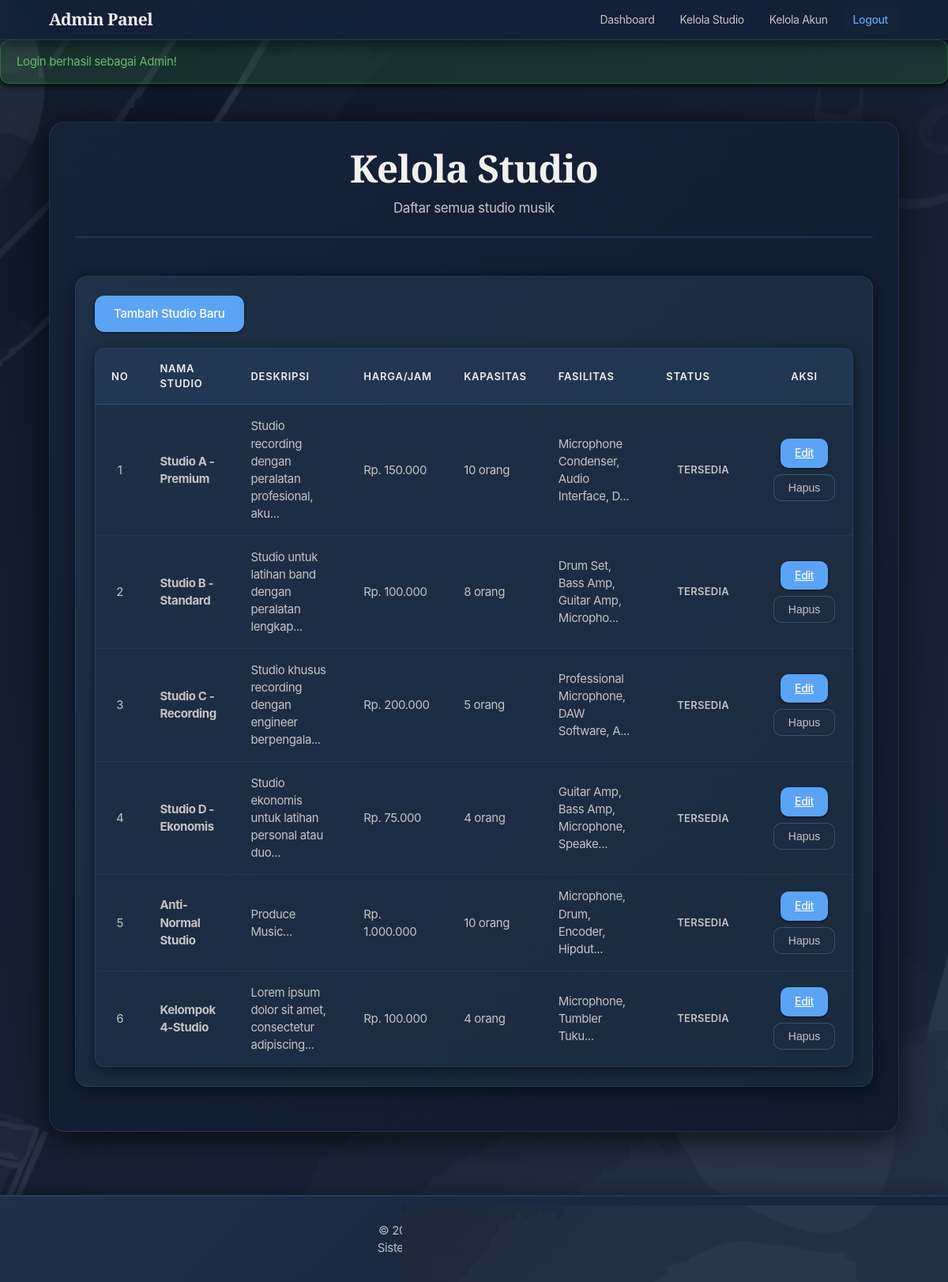
Page /public/index.php?url=admin/studios (signed in) on the committed database.
### tables this page shows
CREATE TABLE `studios` (
  `id_studio` int(11) NOT NULL,
  `nama_studio` varchar(100) NOT NULL,
  `deskripsi` text DEFAULT NULL,
  `harga_per_jam` decimal(10,2) NOT NULL,
  `fasilitas` text DEFAULT NULL,
  `kapasitas` int(11) NOT NULL,
  `gambar` varchar(255) DEFAULT NULL,
  `status_ketersediaan` enum('Tersedia','Tidak Tersedia') DEFAULT 'Tersedia',
  `created_at` timestamp NULL DEFAULT current_timestamp()
);

### core/Controller.php (called while the page is built, shortened)
<?php
class Controller {
    public function view($view, $data = []) {
        extract($data);
        $viewFile = __DIR__ . "/../app/views/$view.php";
        require_once $viewFile;
    }
}
?>

### app/controllers/AdminController.php (called while the page is built, shortened)
<?php
require_once __DIR__ . '/../../core/Controller.php';
class AdminController extends Controller {
    public function studios() {
        $this->view('admin/studios', [
            'admin' => $_SESSION['admin'],
            'studios' => $this->model('Studio')->all(),
            'title' => 'Kelola Studio'
        ]);
    }
}
?>

### core/Model.php (called while the page is built, shortened)
<?php
class Model {
    protected $db, $table, $primaryKey = 'id';
    public function __construct() {
        $this->db = (new Database())->getConnection();
    }
    public function all() {
        return $this->db->query("SELECT * FROM {$this->table}")->fetchAll(PDO::FETCH_ASSOC);
    }
}
?>

### app/views/admin/studios.php (the view, shortened to what this page needs)
<?php include __DIR__ . '/header.php'; ?>
<div class="admin-dashboard-container">
    <div class="page-header">
        <h1>Kelola Studio</h1>
        <p>Daftar semua studio musik</p>
    </div>
    <div class="admin-section">
        <div style="margin-bottom: 20px;">
            <a href="/Studio-Music/public/index.php?url=admin/addStudio" class="btn btn-primary">
                Tambah Studio Baru
            </a>
        </div>
        <?php if (!empty($studios)): ?>
            <div class="table-responsive">
                <table class="booking-table">
                    <thead>
                        <tr>
                            <th>No</th>
                            <th>Nama Studio</th>
                            <th>Deskripsi</th>
                            <th>Harga/Jam</th>
                            <th>Kapasitas</th>
                            <th>Fasilitas</th>
                            <th>Status</th>
                            <th>Aksi</th>
                        </tr>
                    </thead>
                    <tbody>
                        <?php $no = 1; ?>
                        <?php foreach ($studios as $studio): ?>
                            <tr>
                                <td><?= $no++ ?></td>
                                <td><strong><?= htmlspecialchars($studio['nama_studio']) ?></strong></td>
                                <td><?= htmlspecialchars(substr($studio['deskripsi'], 0, 50)) ?>...</td>
                                <td>Rp. <?= number_format($studio['harga_per_jam'], 0, ',', '.') ?></td>
                                <td><?= $studio['kapasitas'] ?> orang</td>
                                <td><?= htmlspecialchars(substr($studio['fasilitas'], 0, 40)) ?>...</td>
                                <td>
                                    <span class="status-badge status-<?= strtolower($studio['status_ketersediaan']) ?>">
                                        <?= htmlspecialchars($studio['status_ketersediaan']) ?>
                                    </span>
                                </td>
                                <td>
                                    <div class="action-buttons">
                                        <a href="/Studio-Music/public/index.php?url=admin/editStudio/<?= $studio['id_studio'] ?>"
                                           class="btn-approve">
                                            Edit
                                        </a>
                                        <form method="POST" action="/Studio-Music/public/index.php?url=admin/deleteStudio" style="display: inline;">
                                            <button type="submit" class="btn-reject" onclick="return confirm('Yakin hapus studio ini?')">
                                                Hapus
                                            </button>
                                        </form>
                                    </div>
                                </td>
                            </tr>
                        <?php endforeach; ?>
                    </tbody>
                </table>
            </div>
        <?php endif; ?>
    </div>
</div>
<?php include __DIR__ . '/footer.php'; ?>

### rows in the picture
studios: nama_studio "Studio A - Premium", deskripsi "Studio recording dengan peralatan profesional, aku", harga_per_jam "150.000", kapasitas "10", fasilitas "Microphone Condenser, Audio Interface, D", status_ketersediaan "TERSEDIA"
studios: nama_studio "Studio B - Standard", deskripsi "Studio untuk latihan band dengan peralatan lengkap", harga_per_jam "100.000", kapasitas "8", fasilitas "Drum Set, Bass Amp, Guitar Amp, Micropho", status_ketersediaan "TERSEDIA"
studios: nama_studio "Studio C - Recording", deskripsi "Studio khusus recording dengan engineer berpengala", harga_per_jam "200.000", kapasitas "5", fasilitas "Professional Microphone, DAW Software, A", status_ketersediaan "TERSEDIA"
studios: nama_studio "Studio D - Ekonomis", deskripsi "Studio ekonomis untuk latihan personal atau duo", harga_per_jam "75.000", kapasitas "4", fasilitas "Guitar Amp, Bass Amp, Microphone, Speake", status_ketersediaan "TERSEDIA"
studios: nama_studio "Anti-Normal Studio", deskripsi "Produce Music", harga_per_jam "1.000.000", kapasitas "10", fasilitas "Microphone, Drum, Encoder, Hipdut", status_ketersediaan "TERSEDIA"
studios: nama_studio "Kelompok 4-Studio", deskripsi "Lorem ipsum dolor sit amet, consectetur adipiscing", harga_per_jam "100.000", kapasitas "4", fasilitas "Microphone, Tumbler Tuku", status_ketersediaan "TERSEDIA"

### other values in the picture
$flash['message'] "Login berhasil sebagai Admin!"
